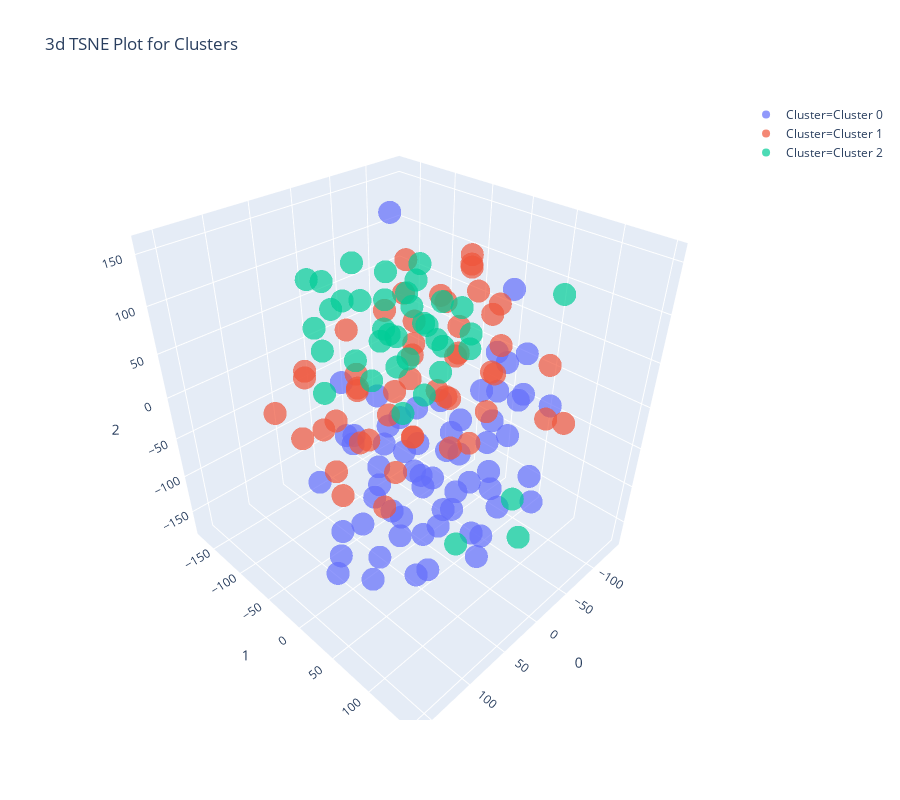

This figure's notebook cell:
### Code cell
plot_model(kmeans1,plot="tsne")
